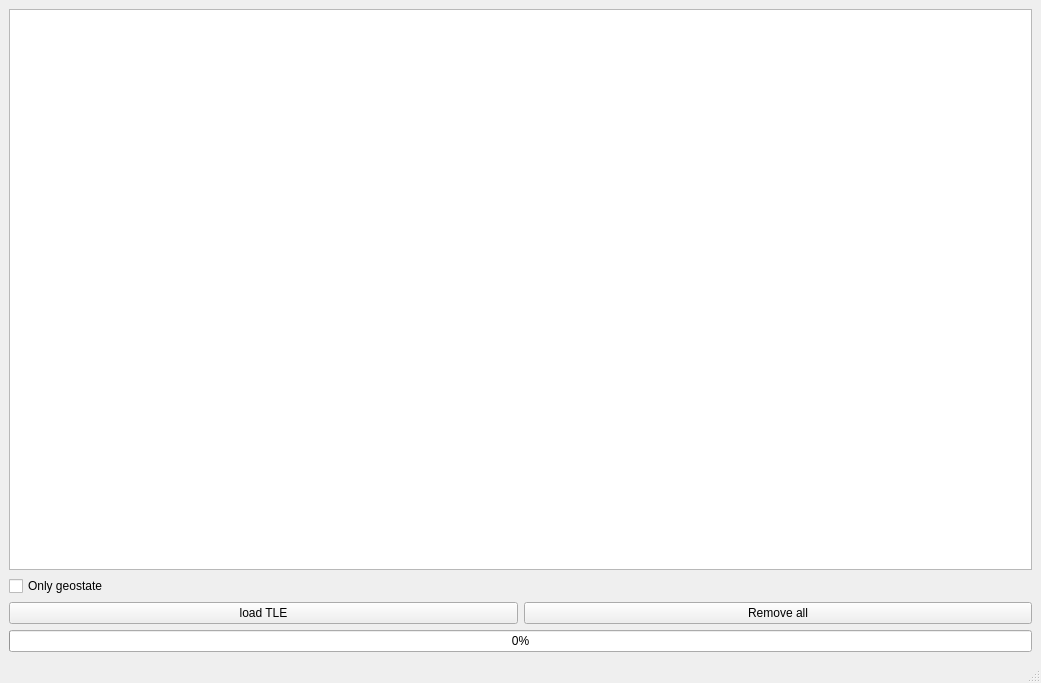
<?xml version="1.0" encoding="UTF-8"?>
<ui version="4.0">
 <class>MainWindow</class>
 <widget class="QMainWindow" name="MainWindow">
  <property name="geometry">
   <rect>
    <x>0</x>
    <y>0</y>
    <width>1041</width>
    <height>683</height>
   </rect>
  </property>
  <property name="windowTitle">
   <string>TLE Parcer QT</string>
  </property>
  <widget class="QWidget" name="centralwidget">
   <layout class="QGridLayout" name="gridLayout">
    <item row="3" column="0" colspan="2">
     <widget class="QProgressBar" name="progressBar">
      <property name="value">
       <number>0</number>
      </property>
     </widget>
    </item>
    <item row="0" column="0" colspan="2">
     <widget class="QTableView" name="tableView"/>
    </item>
    <item row="2" column="1">
     <widget class="QPushButton" name="pushButton_removeAll">
      <property name="text">
       <string>Remove all</string>
      </property>
     </widget>
    </item>
    <item row="1" column="0">
     <widget class="QCheckBox" name="checkBox">
      <property name="text">
       <string>Only geostate</string>
      </property>
     </widget>
    </item>
    <item row="2" column="0">
     <widget class="QPushButton" name="pushButton_tle">
      <property name="enabled">
       <bool>true</bool>
      </property>
      <property name="text">
       <string>load TLE</string>
      </property>
     </widget>
    </item>
   </layout>
  </widget>
  <widget class="QMenuBar" name="menubar">
   <property name="geometry">
    <rect>
     <x>0</x>
     <y>0</y>
     <width>1041</width>
     <height>20</height>
    </rect>
   </property>
  </widget>
  <widget class="QStatusBar" name="statusbar"/>
 </widget>
 <resources/>
 <connections/>
</ui>
